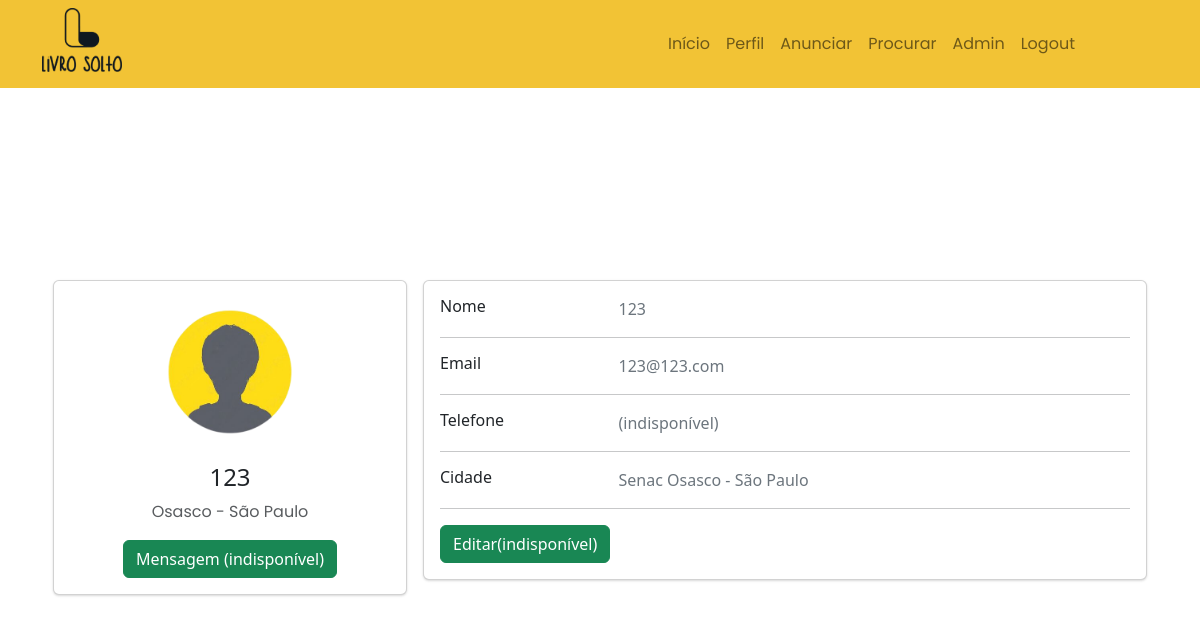
The page /perfil.php (signed in) on the database its author committed.
### tables this page shows
CREATE TABLE `usuarios` (
  `id` int(11) NOT NULL,
  `nome` varchar(45) NOT NULL,
  `senha` varchar(255) NOT NULL,
  `email` varchar(45) NOT NULL,
  `livros` varchar(45) DEFAULT NULL,
  `senac` varchar(45) NOT NULL,
  `tipo` enum('admin','user') DEFAULT NULL
);

### src/Banco.php (called while the page is built, shortened)
<?php
abstract class Banco{
    private static string $servidor = "localhost";
    private static string $usuario = "root";
    private static string $senha = "";
    private static string $banco = "tecinternet_livrosolto";
    private static PDO $conexao;
    public static function conecta():PDO{
        try {
           self::$conexao = new PDO(
            "mysql:host=".self::$servidor.";
            dbname=".self::$banco.";
            charset=utf8",
            self::$usuario,
            self::$senha,
           );
           self::$conexao->setAttribute(PDO::ATTR_ERRMODE, PDO::ERRMODE_EXCEPTION);
        } catch (Exception $erro) {
           die("Deu ruim: " . $erro->getMessage());
        }
        return self::$conexao;
    }
}
?>

### src/Usuario.php (called while the page is built, shortened)
<?php
class Usuario{
    private int $id;
    private PDO $conexao;
    public function __construct(){
        $this->conexao = Banco::conecta();
    }
    public function listarUm():array{
        $sql = "SELECT * FROM usuarios WHERE id = :id";
        try {
            $consulta = $this->conexao->prepare($sql);
            $consulta->bindParam(":id", $this->id, PDO::PARAM_INT);
            $consulta->execute();
            $resultado = $consulta->fetch(PDO::FETCH_ASSOC);
        } catch (Exception $erro) {
            die("Erro: ".$erro->getMessage());
        }
        return $resultado;
    }
    public function setId(int $id) {
        $this->id = filter_var($id, FILTER_SANITIZE_NUMBER_INT);
        return $this;
    }
}

### perfil.php (the view, shortened to what this page needs)
<?php
$usuario = new Usuario;
$usuario->setId($_SESSION['id']);
$dados = $usuario->listarUm();
?>
    <link rel="stylesheet" href="bootstrap.css">
    <link rel="stylesheet" href="perfil.css">
    <link href="https://maxcdn.bootstrapcdn.com/font-awesome/4.7.0/css/font-awesome.min.css" rel="stylesheet" />
</head>
<body>
<header>
  <?php
  if(isset($_SESSION['id'])){
    require_once "./inc/cabecalho-logado.php";
    } else {
    require_once "./inc/cabecalho-geral.php";
    }
  ?>
</header>
  <div class="container pt-md-5 mt-md-5">
    <div class="main-body pt-md-5 mt-md-5">
      <div class="row gutters-sm">
        <div class="col-md-4 mb-3">
          <div class="card">
            <div class="card-body">
              <div class="d-flex flex-column align-items-center text-center">
                <img src="./imagens/img-index/profile.png" alt="Admin" class="rounded-circle" width="150">
                <div class="mt-3">
                  <h4> <?=$dados['nome']?> </h4>
                  <p class="text-muted font-size-sm"> <?=$dados['senac']?> - São Paulo </p>
                  <button class="btn btn-success">Mensagem (indisponível)</button>
                </div>
              </div>
            </div>
          </div>
        </div>
        <div class="col-md-8">
          <div class="card mb-4">
            <div class="card-body">
              <div class="row">
                <div class="col-sm-3">
                  <h6 class="mb-0">Nome</h6>
                </div>
                <div class="col-sm-9 text-secondary"> <?=$dados['nome']?> </div>
              </div>
              <hr>
              <div class="row">
                <div class="col-sm-3">
                  <h6 class="mb-0">Email</h6>
                </div>
                <div class="col-sm-9 text-secondary"> <?=$dados['email']?> </div>
              </div>
              <hr>
              <div class="row">
                <div class="col-sm-3">
                  <h6 class="mb-0">Telefone</h6>
                </div>
                <div class="col-sm-9 text-secondary"> (indisponível) </div>
              </div>
              <hr>
              <div class="row">
                <div class="col-sm-3">
                  <h6 class="mb-0">Cidade</h6>
                </div>
                <div class="col-sm-9 text-secondary"> Senac <?=$dados['senac']?> - São Paulo </div>
              </div>
              <hr>
              <div class="row">
                <div class="col-sm-12">
                  <a class="btn btn-success " target="__blank" href="">Editar(indisponível)</a>
                </div>
              </div>
            </div>
          </div>
        </div>
      </div>
    </div>
  </div>
</body>
</html>

### perfil.css (style rules this page uses)
p, li, button, a { font-family: 'Poppins'; }
body { color: #1a202c; text-align: left; background-color: #ffffff; }
.main-body { padding: 15px; }
.card { box-shadow: 0 1px 3px 0 rgba(0,0,0,.1), 0 1px 2px 0 rgba(0,0,0,.06); }
.card { position: relative; display: flex; flex-direction: column; min-width: 0; word-wrap: break-word; background-color: #fff; background-clip: border-box; border: 0 solid rgba(0,0,0,.125); border-radius: .25rem; }
.card-body { flex: 1 1 auto; min-height: 1px; padding: 1rem; }
.gutters-sm { margin-right: -8px; margin-left: -8px; }
.gutters-sm>.col, .gutters-sm>[class*=col-] { padding-right: 8px; padding-left: 8px; }
.mb-3, .my-3 { margin-bottom: 1rem!important; }
a { text-decoration:none; }

### estilo.css (style rules this page uses)
p, li, button, a { font-family: 'Poppins'; }

### rows shown on the page
usuarios: nome "123", senac "Osasco", email "123@123.com"
